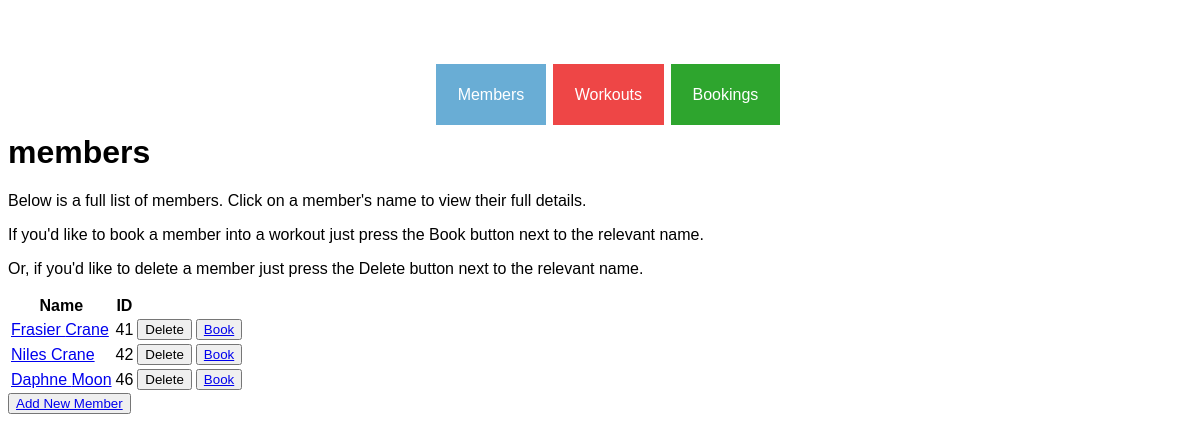
The app's page /members, older data.
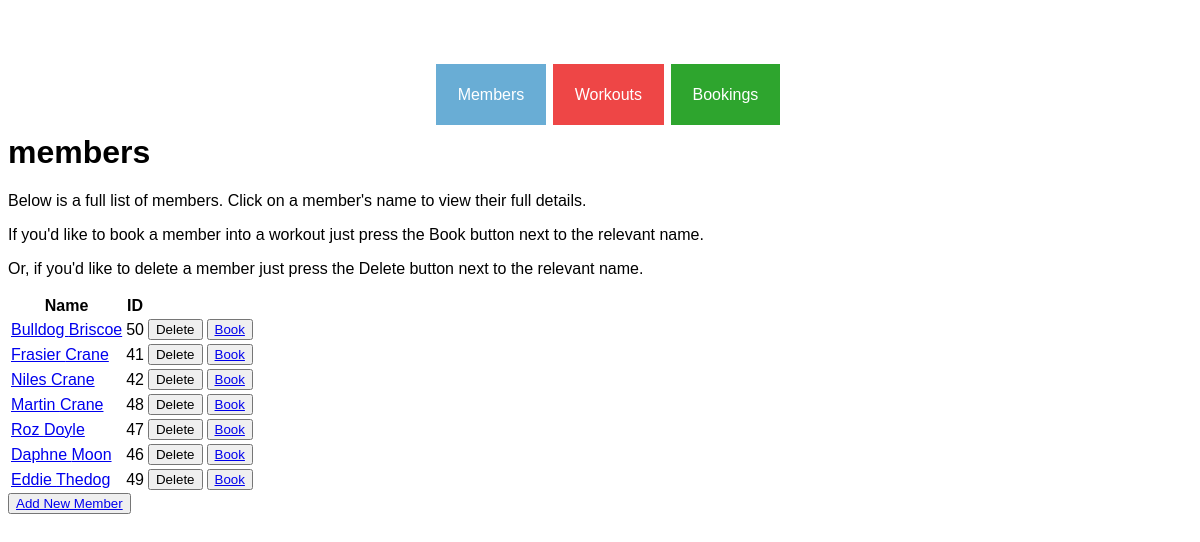
The same page, newer data.
### tables this page shows
CREATE TABLE members (
    id INTEGER PRIMARY KEY AUTOINCREMENT,
    first_name VARCHAR,
    last_name VARCHAR,
    dob DATE
);

### controllers/member_controller.py (the view)
@members_blueprint.route("/members")
def members():
    members = member_repository.select_all()
    return render_template("members/index.html", members=members)

### db/run_sql.py (called while the page is built)
def get_db():
    path = os.path.dirname(os.path.abspath(__file__))
    db = os.path.join(path, "gym_db.db")
    conn = sqlite3.connect(db)
    conn.execute("PRAGMA foreign_keys = 1")
    conn.row_factory = sqlite3.Row
    return conn

def run_sql(sql, values = []):
    db = get_db()
    cursor = db.cursor()
    cursor.execute(sql, values)
    results = cursor.fetchall()
    db.commit()
    db.close()
    return results

### repositories/member_repository.py (called while the page is built)
def sort_function(member):
    return member.last_name

def select_all():
    members = []
    sql = "SELECT * FROM members"
    results = run_sql(sql)
    for row in results:
        member = Member(row['first_name'], row['last_name'], row['dob'], row['id'])
        members.append(member)
    members.sort(key=sort_function)
    return members

### templates/members/index.html
{% extends 'base.html'%}
{% block content %}
<h1>members</h1>
<div>
    <p>Below is a full list of members. Click on a member's name to view their full details.</p>
    <p>If you'd like to book a member into a workout just press the Book button next to the relevant name.</p>
    <p>Or, if you'd like to delete a member just press the Delete button next to the relevant name.</p>
    <table>
        <tr>
            <th>Name</th>
            <th>ID</th>
        </tr>
        {% for member in members %}
        <tr>
            <td><a href="/members/{{member.id}}">{{member.first_name}} {{member.last_name}}</a></td>
            <td>{{member.id}}</td>
            <td>
                <form action="/members/{{member.id}}/delete" method="POST">
                <button>Delete</button>
                </form>
            </td>
            <td>
                <button><a href="/bookings/create">Book</a></button>
            </td>
        {% endfor %}
        </tr>
    </table>
    <button>
        <a href="/members/create">Add New Member</a>
    </button>
</div>
{% endblock %}

### templates/base.html (shortened to what this page needs)
<!DOCTYPE html>
<html lang="en">
<head>
    <link rel="stylesheet" href="{{ url_for('static', filename='style.css') }}">
</head>
<body>
    <div class="base">
    <div class="nav_bar">
        <nav>
                <a class="nav_item" id="nav_member" href="/members">Members</a>
                <a class="nav_item" id="nav_workout" href="/workouts">Workouts</a>
                <a class="nav_item" id="nav_booking" href="/bookings">Bookings</a>
        </nav>
    </div>
    </div>
    <div class="block_content">
        {% block content %}
        {% endblock%}
    </div>
</body>
</html>

### static/style.css (style rules this page uses)
body { font-family: Verdana, Geneva, Tahoma, sans-serif; height: 100%; width: 100%; }
.base { margin: 0 auto; text-align: center; }
.nav_bar { list-style-type: none; margin: 0; padding: 0; margin-bottom: 30px; }
.nav_item { display: inline; margin: 5px 1px; padding: 22px; text-align: center; text-decoration: none; color: white; }
#nav_member { background-color: #69add5; }
#nav_workout { background-color: #ee4646; }
#nav_booking { background-color: #2ea52e; }

Row changes from the older to the newer data that the page shows:
added members: first_name "Bulldog", last_name "Briscoe", id "50"
added members: first_name "Martin", last_name "Crane", id "48"
added members: first_name "Roz", last_name "Doyle", id "47"
added members: first_name "Eddie", last_name "Thedog", id "49"
